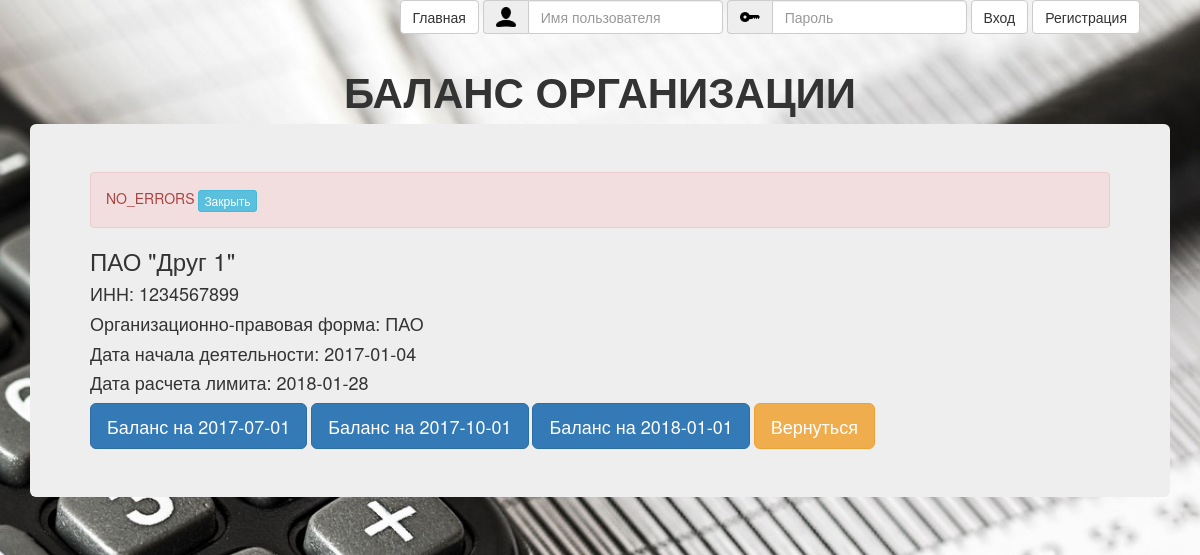
/cred_limit/balance_dates.php?Company_Id=4, run on the app's committed database.
### tables this page shows
CREATE TABLE `company` (
  `Id` int(10) UNSIGNED NOT NULL,
  `INN` bigint(20) NOT NULL,
  `GSZ_Id` tinyint(2) NOT NULL,
  `User_Id` int(10) NOT NULL,
  `Name` char(150) NOT NULL,
  `OPF_Id` tinyint(2) NOT NULL,
  `SNO_Id` tinyint(2) NOT NULL,
  `Date_Registr` date DEFAULT NULL,
  `Date_Begin_Work` date DEFAULT NULL
);

CREATE TABLE `OPF` (
  `Id` tinyint(2) UNSIGNED NOT NULL,
  `Brief_Name` varchar(10) NOT NULL,
  `Full_Name` varchar(100) NOT NULL,
  `INN_Length` tinyint(2) UNSIGNED NOT NULL,
  `Is_Corporation` tinyint(1) NOT NULL DEFAULT '1' COMMENT 'Признак того, что компания является организацией (не ИП). У ИП=0, у других = 1.'
);

CREATE TABLE `calc_limit_dates` (
  `Id` tinyint(2) NOT NULL,
  `Date_calc_limit` date NOT NULL,
  `GSZ_Id` tinyint(2) UNSIGNED NOT NULL
);

### cred_limit/script/cred_limit_scripts.php (called while the page is built, shortened)
<?php
require_once($_SERVER['DOCUMENT_ROOT'].'/script/app_config.php');
class GSZ_Item
{
	function __construct($id)
	{
		$query = "SELECT `Brief_Name`, `Full_Name` FROM GSZ WHERE `Id`={$id}";
		$row = getRow($query);
		$query = "SELECT min(`Date_Begin_Work`) FROM `company` WHERE `GSZ_Id`={$id}";
		$Date_Begin_Work = getCell($query);
		$query = "SELECT COUNT(*) FROM `company` WHERE `GSZ_Id`={$id}";
		$NumberCompany = getCell($query);
		$query = "SELECT `Id`, `Date_calc_limit` FROM `calc_limit_dates` WHERE `GSZ_Id`={$id}";
		$result_array = getRow($query);
		$Date_calc_limit = $result_array['Date_calc_limit'];
		$this->Date_calc_limit = (is_null($Date_calc_limit) ? "" : $Date_calc_limit);
	}
}
class Company_Item
{
	function __construct($Company_Id)
	{
		$query = "SELECT `A`.`Name` AS `Name`, `A`.`INN` AS `INN`, `A`.`GSZ_Id` AS `GSZ_Id`, `A`.`OPF_Id` AS `OPF_Id`, `A`.`SNO_Id` AS `SNO_Id`, `B`.`Brief_Name` AS `OPF`, ";
		$query .= " `C`.`Brief_Name` AS `SNO`, `D`.`Brief_Name` AS  `GSZ_Name`, `A`.`Date_Registr`, `A`.`Date_Begin_Work`, `B`.`Is_Corporation` ";
		$query .= "FROM `Company` `A`, `OPF` `B`, `SNO` `C` , `GSZ` `D` ";
		$query .= "WHERE `A`.`Id`={$Company_Id} AND (`A`.`OPF_Id`=`B`.`Id`) AND (`A`.`SNO_Id`=`C`.`Id`) AND (`A`.`GSZ_Id`=`D`.`Id`)";
		$row = getRow($query);
		$this->Id = $Company_Id;
		$this->Name = htmlspecialchars($row['Name']);
		$this->INN = $row['INN'];
		$this->GSZ_Id = $row['GSZ_Id'];
		$this->OPF = $row['OPF'];
		$this->Date_Begin_Work = (is_null($row['Date_Begin_Work']) ? "" : $row['Date_Begin_Work']);
		$this->Is_Corporation = $row['Is_Corporation'];
	}
}
function get_error_message()
{
	if (isset($_GET['error']))
		return (ERROR_MESSAGE_PREFIX . '<strong>'.htmlspecialchars(urldecode($_GET['error'])).'.</strong>');
	else
		return NO_ERRORS_MESSAGE;
}
function get_Balance_Dates($Date_calc_limit, $is_Corporation = 0)
{
	$Balance_Dates = [];
	$Date1 = new DateTime($Date_calc_limit);
	if ($is_Corporation)
	{
		$month = (int)($Date1->format("n"));
		if ($month <= 3) $Date3 = $Date1->format("Y-01-01");
	}
	else
	{
		$Date3 = $Date_calc_limit;
	};
	$Date = new DateTime($Date3);
	$Date->modify("-6 month");
	$Balance_Dates[] = $Date->format("Y-m-d");
	$Date = new DateTime($Date3);
	$Date->modify("-3 month");
	$Balance_Dates[] = $Date->format("Y-m-d");
	$Balance_Dates[] = $Date3;
	return $Balance_Dates;
}

### script/finansist_scripts.php (called while the page is built, shortened)
<?php
function xss($data)
{
    if (is_array($data))
    {
        $escaped = array();
        foreach ($data as $key => $value)
        {
            $escaped[$key] = xss($value);
        }
        return $escaped;
    }
    return trim(htmlspecialchars($data));
}
function getCell($query)
{
    global $mysqli;
    $result_set = $mysqli->query($query);
    $arr = array_values($result_set->fetch_assoc());
    return $arr[0];
}
function getRow($query)
{
    global $mysqli;
    $result_set = $mysqli->query($query);
    $row = $result_set->fetch_assoc();
    return $row;
}
?>

### script/app_config.php (called while the page is built, shortened)
<?php
require_once 'finansist_scripts.php';
$get = xss($_GET);

### cred_limit/balance_dates.php (the view, shortened to what this page needs)
<?php
	require_once('./script/cred_limit_scripts.php');
	include_once ($_SERVER['DOCUMENT_ROOT'].'\registration\header_login.php');
    $company = new Company_Item($get["Company_Id"]);
    $GSZ = new GSZ_Item($company->GSZ_Id);
	$Balance_Dates = get_Balance_Dates($GSZ->Date_calc_limit, $company->Is_Corporation);
	$error_message = get_error_message();
?>
<!DOCTYPE html>
<html>
<head>
	<link href="/css/bootstrap.min.css" rel="stylesheet"/>
	<link href="/css/style.css" rel="stylesheet"/>
</head>
<body>
	<div class="container">
		<header>
			<h2 class="text-center">БАЛАНС ОРГАНИЗАЦИИ</h2>
		</header>
		<div class="jumbotron">
			<div id="error_message_div" class="alert alert-danger" role="alert">
				<span id="error_message"><?=$error_message?></span>
				<button id="btnError_message" type="button" class="btn btn-info btn-xs">Закрыть</button>
			</div>
            <h3><?=$company->Name?></h3>
            <h4>ИНН: <?=$company->INN?></h4>
            <h4>Организационно-правовая форма: <?=$company->OPF?></h4>
            <h4>Дата начала деятельности: <?=$company->Date_Begin_Work?></h4>
            <h4>Дата расчета лимита: <?=$GSZ->Date_calc_limit?></h4>
            <a class="btn btn-primary btn-lg"
                href="<?=HTML_PATH_BALANCE_FORM?>?Company_Id=<?=$company->Id?>&date=<?=$Balance_Dates[0]?>">
                Баланс на <?=$Balance_Dates[0]?></a>
            <a class="btn btn-primary btn-lg"
                href="<?=HTML_PATH_BALANCE_FORM?>?Company_Id=<?=$company->Id?>&date=<?=$Balance_Dates[1]?>">
                Баланс на <?=$Balance_Dates[1]?></a>
            <a class="btn btn-primary btn-lg"
                href="<?=HTML_PATH_BALANCE_FORM?>?Company_Id=<?=$company->Id?>&date=<?=$Balance_Dates[2]?>">
                Баланс на <?=$Balance_Dates[2]?></a>
            <a class="btn btn-warning btn-lg" href="<?=HTML_PATH_FINANCE_COMPANY_LIST_FORM?>?GSZ_Id=<?=$company->GSZ_Id?>">Вернуться</a>
		</div>
	</div>
</body>
</html>

### css/style.css (style rules this page uses)
body { background-image: url(../img/bg.jpg); height: 100%; background-repeat: no-repeat; background-size: cover; }
h2 { font-size: 42px; font-style: normal; font-weight: 700; text-transform: uppercase; }
.jumbotron { text-align: left; }

### data on the page
company: Name "ПАО \"Друг 1\"", INN "1234567899", OPF_Id.Brief_Name "ПАО", Date_Begin_Work "2017-01-04"
calc_limit_dates: Date_calc_limit "2018-01-28", Date_calc_limit.Is_Corporation "2017-07-01", Date_calc_limit.Is_Corporation "2017-10-01", Date_calc_limit.Is_Corporation "2018-01-01"

### other printed values
$error_message "NO_ERRORS"
